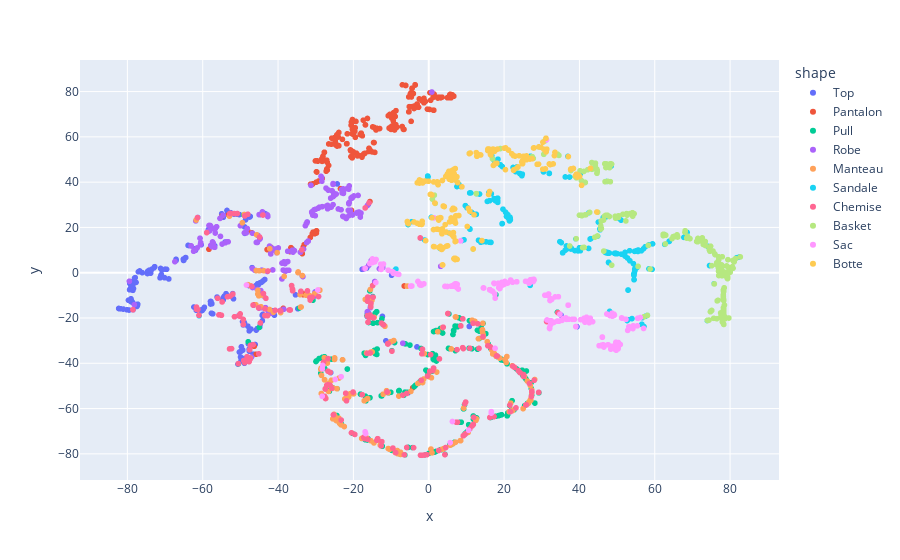

Write notebook code for a chart like this one.
### Code cell
tsne = TSNE(n_components=2,perplexity=10, random_state=42)
t_compressed = tsne.fit_transform(compressed_train)
fig = px.scatter(df,x=t_compressed[:,0], y=t_compressed[:,1], color='shape', labels=dico3, category_orders={"shape": ['Top','Pantalon','Pull','Robe','Manteau','Sandale','Chemise','Basket','Sac','Botte']})
fig.show()

### Figure 1 — Plotly figure (JSON) as saved in the notebook; plotly's stock layout.template omitted (floating-point values rounded to 4 significant figures; data arrays with more than 128 entries replaced by an {"elided": "..."} marker saying what was removed)
{"data": [{"hovertemplate": "shape=Top<br>x=%{x}<br>y=%{y}<extra></extra>", "legendgroup": "Top", "marker": {"color": "#636efa", "symbol": "circle"}, "mode": "markers", "name": "Top", "showlegend": true, "type": "scattergl", "x": {"elided": "194 float values"}, "xaxis": "x", "y": {"elided": "194 float values"}, "yaxis": "y"}, {"hovertemplate": "shape=Pantalon<br>x=%{x}<br>y=%{y}<extra></extra>", "legendgroup": "Pantalon", "marker": {"color": "#EF553B", "symbol": "circle"}, "mode": "markers", "name": "Pantalon", "showlegend": true, "type": "scattergl", "x": {"elided": "216 float values"}, "xaxis": "x", "y": {"elided": "216 float values"}, "yaxis": "y"}, {"hovertemplate": "shape=Pull<br>x=%{x}<br>y=%{y}<extra></extra>", "legendgroup": "Pull", "marker": {"color": "#00cc96", "symbol": "circle"}, "mode": "markers", "name": "Pull", "showlegend": true, "type": "scattergl", "x": {"elided": "202 float values"}, "xaxis": "x", "y": {"elided": "202 float values"}, "yaxis": "y"}, {"hovertemplate": "shape=Robe<br>x=%{x}<br>y=%{y}<extra></extra>", "legendgroup": "Robe", "marker": {"color": "#ab63fa", "symbol": "circle"}, "mode": "markers", "name": "Robe", "showlegend": true, "type": "scattergl", "x": {"elided": "195 float values"}, "xaxis": "x", "y": {"elided": "195 float values"}, "yaxis": "y"}, {"hovertemplate": "shape=Manteau<br>x=%{x}<br>y=%{y}<extra></extra>", "legendgroup": "Manteau", "marker": {"color": "#FFA15A", "symbol": "circle"}, "mode": "markers", "name": "Manteau", "showlegend": true, "type": "scattergl", "x": {"elided": "186 float values"}, "xaxis": "x", "y": {"elided": "186 float values"}, "yaxis": "y"}, {"hovertemplate": "shape=Sandale<br>x=%{x}<br>y=%{y}<extra></extra>", "legendgroup": "Sandale", "marker": {"color": "#19d3f3", "symbol": "circle"}, "mode": "markers", "name": "Sandale", "showlegend": true, "type": "scattergl", "x": {"elided": "200 float values"}, "xaxis": "x", "y": {"elided": "200 float values"}, "yaxis": "y"}, {"hovertemplate": "shape=Chemise<br>x=%{x}<br>y=%{y}<extra></extra>", "legendgroup": "Chemise", "marker": {"color": "#FF6692", "symbol": "circle"}, "mode": "markers", "name": "Chemise", "showlegend": true, "type": "scattergl", "x": {"elided": "194 float values"}, "xaxis": "x", "y": {"elided": "194 float values"}, "yaxis": "y"}, {"hovertemplate": "shape=Basket<br>x=%{x}<br>y=%{y}<extra></extra>", "legendgroup": "Basket", "marker": {"color": "#B6E880", "symbol": "circle"}, "mode": "markers", "name": "Basket", "showlegend": true, "type": "scattergl", "x": {"elided": "215 float values"}, "xaxis": "x", "y": {"elided": "215 float values"}, "yaxis": "y"}, {"hovertemplate": "shape=Sac<br>x=%{x}<br>y=%{y}<extra></extra>", "legendgroup": "Sac", "marker": {"color": "#FF97FF", "symbol": "circle"}, "mode": "markers", "name": "Sac", "showlegend": true, "type": "scattergl", "x": {"elided": "198 float values"}, "xaxis": "x", "y": {"elided": "198 float values"}, "yaxis": "y"}, {"hovertemplate": "shape=Botte<br>x=%{x}<br>y=%{y}<extra></extra>", "legendgroup": "Botte", "marker": {"color": "#FECB52", "symbol": "circle"}, "mode": "markers", "name": "Botte", "showlegend": true, "type": "scattergl", "x": {"elided": "200 float values"}, "xaxis": "x", "y": {"elided": "200 float values"}, "yaxis": "y"}], "layout": {"legend": {"title": {"text": "shape"}, "tracegroupgap": 0}, "margin": {"t": 60}, "xaxis": {"anchor": "y", "domain": [0, 1], "title": {"text": "x"}}, "yaxis": {"anchor": "x", "domain": [0, 1], "title": {"text": "y"}}}}
